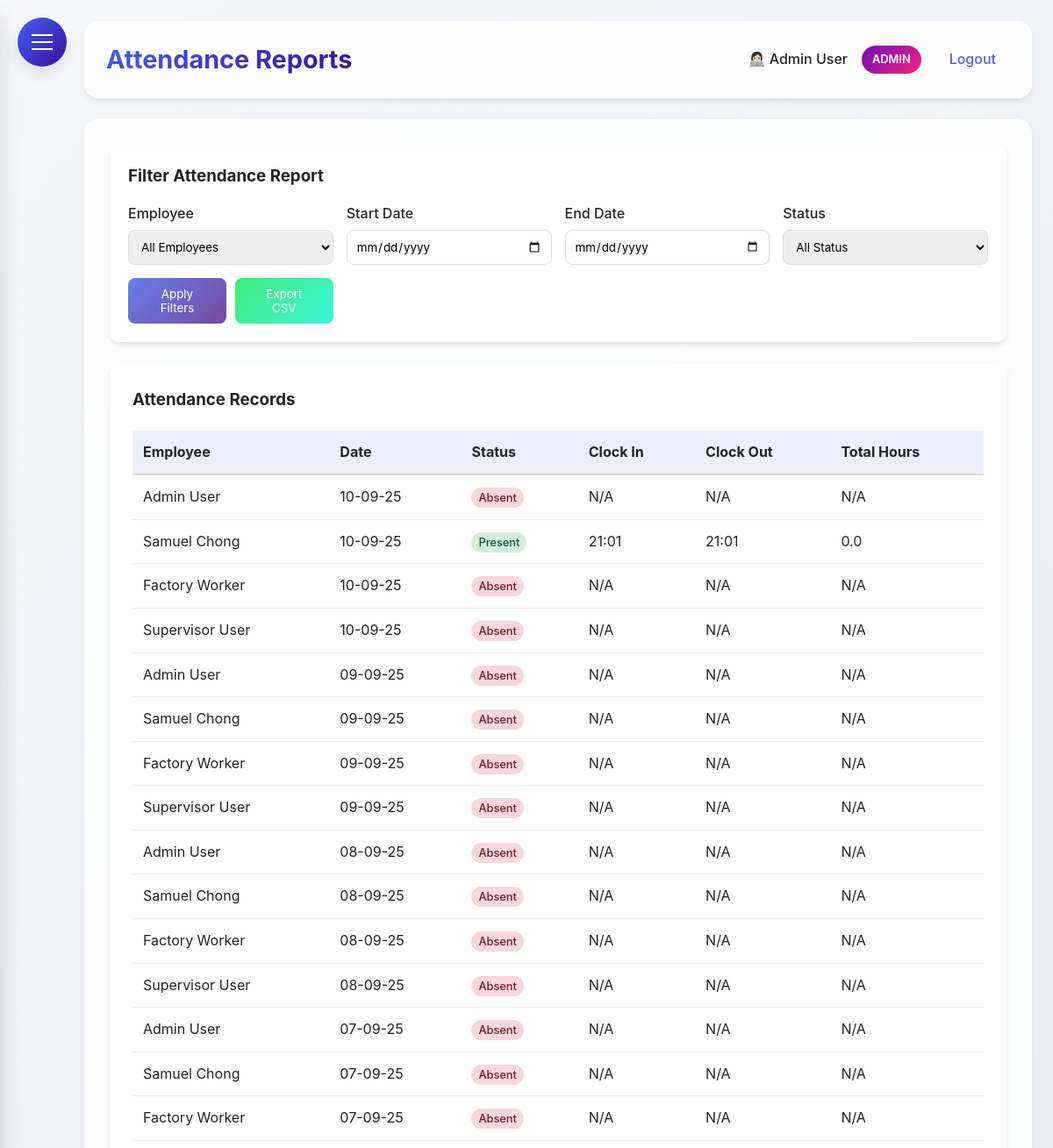
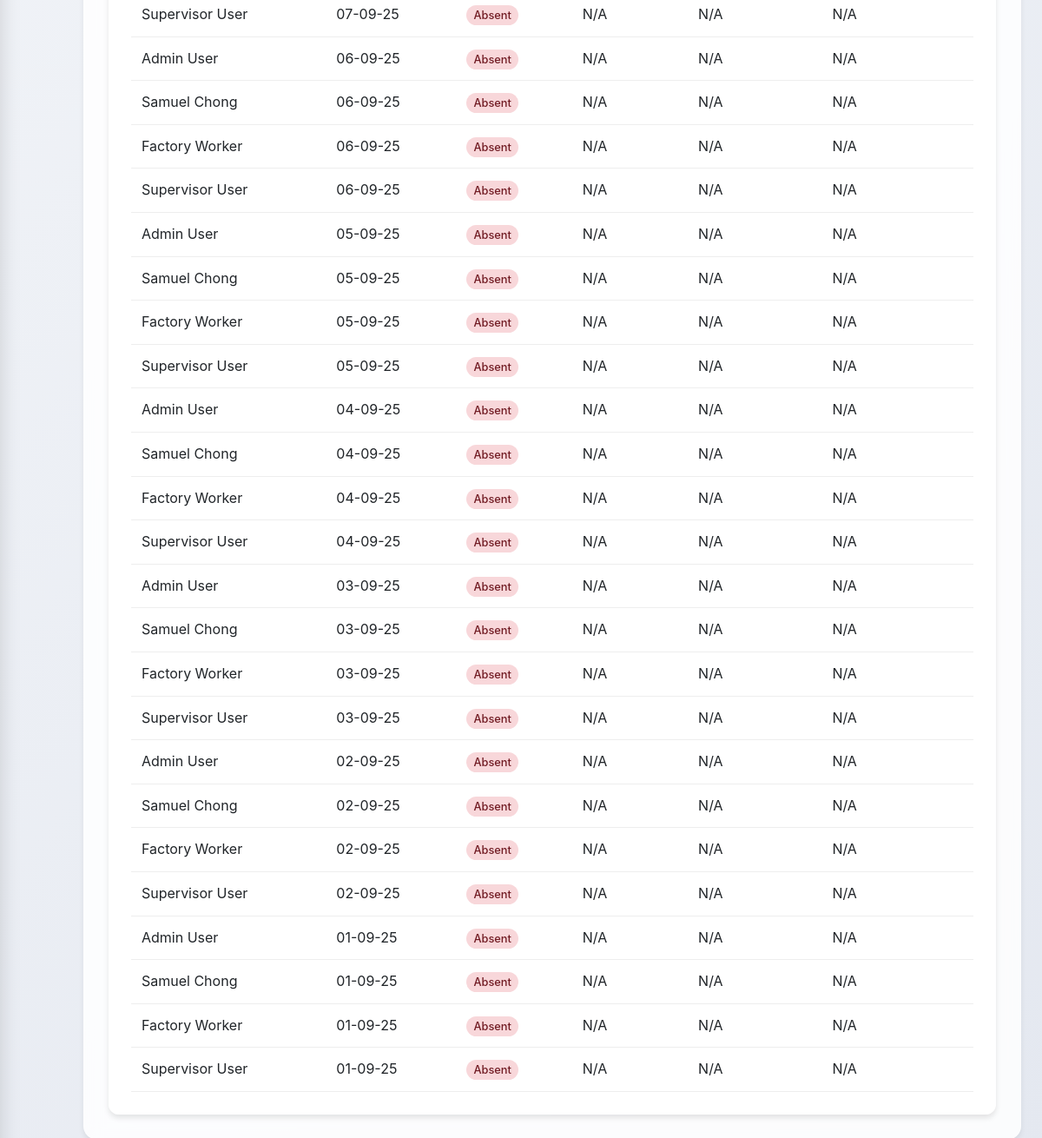
/reports (signed in), run on the app's committed database (2 pictures, top to bottom).
### HerculesSystem.py (models this page shows, shortened)
class Employee(UserMixin, db.Model):
    id = db.Column(db.Integer, primary_key=True)
    username = db.Column(db.String(80), unique=True, nullable=False)
    password = db.Column(db.String(120), nullable=False)
    full_name = db.Column(db.String(120), nullable=False)
    email = db.Column(db.String(120), unique=True, nullable=False)
    nationality = db.Column(db.String(80), nullable=False)
    employee_id = db.Column(db.String(80), unique=True, nullable=False)
    hire_date = db.Column(db.Date)
    is_admin = db.Column(db.Boolean, default=False)
    user_type = db.Column(db.String(20), default='employee')
    last_clock_in = db.Column(db.DateTime)
    last_clock_out = db.Column(db.DateTime)
    last_lunch_start = db.Column(db.DateTime)
    last_lunch_end = db.Column(db.DateTime)
    leave_balances = db.relationship('LeaveBalance', back_populates='employee', lazy=True)

class TimeTracking(db.Model):
    __tablename__ = 'time_tracking'
    id = db.Column(db.Integer, primary_key=True)
    employee_id = db.Column(db.Integer, db.ForeignKey('employee.id'), nullable=False)
    action_type = db.Column(db.String(20), nullable=False)  #clock_in, clock_out, lunch_start, lunch_end
    timestamp = db.Column(db.DateTime, nullable=True)
    latitude = db.Column(db.Float, nullable=True)
    longitude = db.Column(db.Float, nullable=True)
    address = db.Column(db.String(200), nullable=True)
    status = db.Column(db.String(20), nullable=True)    # in/out office
    ip_address = db.Column(db.String(45), nullable=True)
    employee = db.relationship('Employee', backref=db.backref('time_entries', lazy=True))

### HerculesSystem.py (the view)
@app.route('/reports')
@login_required
def reports():
    if current_user.user_type != 'admin':
        flash('You do not have permission to view reports.', 'danger')
        return redirect(url_for('dashboard'))
    employees = Employee.query.all()
    employee_id = request.args.get('employee_id')
    start_date_str = request.args.get('start_date')
    end_date_str = request.args.get('end_date')
    status_filter = request.args.get('status')
    start_date = datetime.strptime(start_date_str, '%d-%m-%y').date() if start_date_str else None
    end_date = datetime.strptime(end_date_str, '%d-%m-%y').date() if end_date_str else None
    if not start_date and not end_date:
        today = date.today()
        start_date = today.replace(day=1)
        end_date = today
    attendance_data = get_attendance_data(employee_id, start_date, end_date, status_filter)
    attendance_data.sort(key=lambda x: x['date'], reverse=True)
    return render_template('reports.html',
                         employees=employees,
                         attendance_records=attendance_data,
                         now=datetime.now())

### HerculesSystem.py (called while the page is built)
@app.after_request
def add_security_headers(response):
    response.headers['Permissions-Policy'] = 'geolocation=()'
    return response

@login_manager.user_loader
def load_user(user_id):
    return db.session.get(Employee, int(user_id))

@app.context_processor
def inject_now():
    return {'now': datetime.utcnow()}

@app.before_request
def before_request():
    if request.url.startswith('https://'):
        new_url = request.url.replace('https://', 'http://', 1)
        return redirect(new_url, code=301)

### templates/reports.html (shortened to what this page needs)
{% extends "base.html" %}
{% block content %}
<div class="dashboard-container">
    <div class="glass" style="padding: 20px; border-radius: 12px; margin-bottom: 25px;">
        <h3 style="margin-bottom: 15px;">Filter Attendance Report</h3>
        <form method="GET" action="{{ url_for('reports') }}">
            <div style="display: grid; grid-template-columns: repeat(auto-fit, minmax(200px, 1fr)); gap: 15px; align-items: end;">
                <div>
                    <label style="display: block; margin-bottom: 5px; font-weight: 500;">Employee</label>
                    <select name="employee_id" style="width: 100%; padding: 10px; border-radius: 8px; border: 1px solid #ddd;">
                        <option value="">All Employees</option>
                    </select>
                </div>
                <div>
                    <label style="display: block; margin-bottom: 5px; font-weight: 500;">Start Date</label>
                    <input type="date" name="start_date" value="{{ request.args.get('start_date', '') }}"
                           style="width: 100%; padding: 10px; border-radius: 8px; border: 1px solid #ddd;">
                </div>
                <div>
                    <label style="display: block; margin-bottom: 5px; font-weight: 500;">End Date</label>
                    <input type="date" name="end_date" value="{{ request.args.get('end_date', '') }}"
                           style="width: 100%; padding: 10px; border-radius: 8px; border: 1px solid #ddd;">
                </div>
                <div>
                    <label style="display: block; margin-bottom: 5px; font-weight: 500;">Status</label>
                    <select name="status" style="width: 100%; padding: 10px; border-radius: 8px; border: 1px solid #ddd;">
                        <option value="">All Status</option>
                    </select>
                </div>
                <div style="display: flex; gap: 10px;">
                    <button type="submit" style="background: linear-gradient(135deg, #667eea 0%, #764ba2 100%); color: white; padding: 10px 20px; border: none; border-radius: 8px; cursor: pointer; width: 100%;">
                        Apply Filters
                    </button>
                    <button type="button" onclick="exportAttendance()" style="background: linear-gradient(135deg, #43e97b 0%, #38f9d7 100%); color: white; padding: 10px 20px; border: none; border-radius: 8px; cursor: pointer; width: 100%;">
                        Export CSV
                    </button>
                </div>
            </div>
        </form>
    </div>
    <div class="glass" style="padding: 25px; border-radius: 12px;">
        <h3 style="margin-bottom: 20px;">Attendance Records</h3>
        {% if attendance_records %}
        <div style="overflow-x: auto;">
            <table style="width: 100%; border-collapse: collapse;">
                <thead>
                    <tr style="background: rgba(67, 97, 238, 0.1);">
                        <th style="padding: 12px; text-align: left; border-bottom: 2px solid #ddd;">Employee</th>
                        <th style="padding: 12px; text-align: left; border-bottom: 2px solid #ddd;">Date</th>
                        <th style="padding: 12px; text-align: left; border-bottom: 2px solid #ddd;">Status</th>
                        <th style="padding: 12px; text-align: left; border-bottom: 2px solid #ddd;">Clock In</th>
                        <th style="padding: 12px; text-align: left; border-bottom: 2px solid #ddd;">Clock Out</th>
                        <th style="padding: 12px; text-align: left; border-bottom: 2px solid #ddd;">Total Hours</th>
                    </tr>
                </thead>
                <tbody>
                    {% for record in attendance_records %}
                    <tr>
                        <td style="padding: 12px; border-bottom: 1px solid #eee;">{{ record.employee.full_name }}</td>
                        <td style="padding: 12px; border-bottom: 1px solid #eee;">{{ record.date.strftime('%d-%m-%y') }}</td>
                        <td style="padding: 12px; border-bottom: 1px solid #eee;">
                            <span style="
                                padding: 4px 8px;
                                border-radius: 12px;
                                font-size: 0.8rem;
                                font-weight: 500;
                                {% if record.status == 'present' %}background: #d4edda; color: #155724;
                                {% else %}background: #f8d7da; color: #721c24;
                                {% endif %}
                            ">
                                {{ record.status.title() }}
                            </span>
                        </td>
                        <td style="padding: 12px; border-bottom: 1px solid #eee;">{{ record.clock_in.strftime('%H:%M') if record.clock_in else 'N/A' }}</td>
                        <td style="padding: 12px; border-bottom: 1px solid #eee;">{{ record.clock_out.strftime('%H:%M') if record.clock_out else 'N/A' }}</td>
                        <td style="padding: 12px; border-bottom: 1px solid #eee;">{{ record.total_hours }}</td>
                    </tr>
                    {% endfor %}
                </tbody>
            </table>
        </div>
        {% else %}
        <p style="text-align: center; color: #666; padding: 40px;">No attendance records found for the selected filters.</p>
        {% endif %}
    </div>
</div>
{% endblock %}

### templates/base.html (shortened to what this page needs)
<!DOCTYPE html>
<html lang="en">
<head>
</head>
<body>
    <div class="hamburger-menu" id="hamburgerMenu">
        <span></span>
    </div>
    <div class="main-content" id="mainContent">
        <div class="header">
            <h1>{% block header %}Hercules HR{% endblock %}</h1>
            <div class="user-info">
                {% if current_user.is_authenticated %}
                <span>👩🏻‍💻 {{ current_user.full_name }}</span>
                {% if current_user.user_type == 'admin' %}
                <span class="admin-badge">ADMIN</span>
                {% endif %}
                <a href="{{ url_for('logout') }}">Logout</a>
                {% else %}
                <a href="{{ url_for('login') }}">Login</a>
                {% endif %}
            </div>
        </div>
        <div class="content">
            {% block content %}{% endblock %}
        </div>
    </div>
</body>
</html>

### templates/base.html (style rules this page uses)
:root { --primary: #4361ee; --secondary: #3a0ca3; --accent: #7209b7; --success: #4cc9f0; --danger: #f72585; --warning: #fca311; --info: #4895ef; --light: #f8f9fa; --dark: #212529; --gray: #6c757d; --gradient-primary: linear-gradient(135deg, #4361ee, #3a0ca3); --gradient-accent: linear-gradient(135deg, #7209b7, #f72585); --shadow-sm: 0 4px 6px rgba(0, 0, 0, 0.07); --shadow-md: 0 8px 15px rgba(0, 0, 0, 0.1); --shadow-lg: 0 15px 25px rgba(0, 0, 0, 0.15); --border-radius: 12px; --border-radius-lg: 16px; --border-radius-xl: 20px; --sidebar-radius: 20px; }
* { margin: 0; padding: 0; box-sizing: border-box; font-family: 'Inter', 'Segoe UI', system-ui, -apple-system, sans-serif; }
body { display: flex; min-height: 100vh; background: linear-gradient(135deg, #f5f7fa 0%, #e4e8f0 100%); color: var(--dark); line-height: 1.6; }
.glass { background: rgba(255, 255, 255, 0.85); backdrop-filter: blur(10px); border-radius: var(--border-radius); border: 1px solid rgba(255, 255, 255, 0.2); box-shadow: var(--shadow-sm); }
.hamburger-menu { position: fixed; top: 20px; left: 20px; z-index: 1000; cursor: pointer; background: var(--gradient-primary); border-radius: 50%; width: 56px; height: 56px; display: flex; align-items: center; justify-content: center; box-shadow: var(--shadow-md); transition: all 0.3s ease; }
.hamburger-menu span { display: block; width: 24px; height: 2px; background: #fff; position: relative; transition: all 0.3s cubic-bezier(0.4, 0, 0.2, 1); }
.hamburger-menu span:before, .hamburger-menu span:after { content: ''; position: absolute; width: 24px; height: 2px; background: #fff; transition: all 0.3s cubic-bezier(0.4, 0, 0.2, 1); }
.hamburger-menu span:before { top: -8px; }
.hamburger-menu span:after { top: 8px; }
.main-content { flex: 1; padding: 24px; margin-left: 0; transition: margin-left 0.3s cubic-bezier(0.4, 0, 0.2, 1); padding-left: 96px; }
.header { background: rgba(255, 255, 255, 0.9); backdrop-filter: blur(10px); padding: 20px 24px; border-radius: var(--border-radius-lg); box-shadow: var(--shadow-sm); display: flex; justify-content: space-between; align-items: center; margin-bottom: 24px; border: 1px solid rgba(255, 255, 255, 0.2); }
.header h1 { font-size: 1.8rem; font-weight: 700; background: var(--gradient-primary); -webkit-background-clip: text; background-clip: text; color: transparent; }
.user-info { display: flex; align-items: center; gap: 16px; }
.user-info span { color: var(--dark); font-weight: 500; }
.user-info .admin-badge { background: var(--gradient-accent); color: white; padding: 6px 12px; border-radius: 20px; font-size: 0.8rem; font-weight: 600; }
.user-info a { color: var(--primary); text-decoration: none; font-weight: 500; transition: all 0.2s ease; padding: 8px 16px; border-radius: 8px; }
.content { background: rgba(255, 255, 255, 0.85); backdrop-filter: blur(10px); padding: 28px; border-radius: var(--border-radius-lg); box-shadow: var(--shadow-sm); border: 1px solid rgba(255, 255, 255, 0.2); }
.content { animation: fadeIn 0.4s ease-out; }

### templates/reports.html (style rules this page uses)
.glass { background: rgba(255, 255, 255, 0.8); backdrop-filter: blur(10px); box-shadow: 0 4px 6px rgba(0, 0, 0, 0.1); }

### data on the page
Employee: full_name "Admin User", employee.full_name "Admin User" "Admin User" "Admin User" "Admin User" "Admin User" "Admin User" "Admin User" "Admin User" "Admin User" "Admin User"
Employee: employee.full_name "Samuel Chong" "Samuel Chong" "Samuel Chong" "Samuel Chong" "Samuel Chong" "Samuel Chong" "Samuel Chong" "Samuel Chong" "Samuel Chong" "Samuel Chong"
TimeTracking: clock_in "21:01"
TimeTracking: clock_out "21:01"
Employee: employee.full_name "Factory Worker" "Factory Worker" "Factory Worker" "Factory Worker" "Factory Worker" "Factory Worker" "Factory Worker" "Factory Worker" "Factory Worker" "Factory Worker"
Employee: employee.full_name "Supervisor User" "Supervisor User" "Supervisor User" "Supervisor User" "Supervisor User" "Supervisor User" "Supervisor User" "Supervisor User" "Supervisor User" "Supervisor User"

### other printed values
{{ record.date.strftime('%d-%m-%y') }} "10-09-25" "10-09-25" "10-09-25" "10-09-25" "09-09-25" "09-09-25" "09-09-25" "09-09-25" "08-09-25" "08-09-25" "08-09-25" "08-09-25" "07-09-25" "07-09-25" "07-09-25" "07-09-25" "06-09-25" "06-09-25" "06-09-25" "06-09-25" "05-09-25" "05-09-25" "05-09-25" "05-09-25" "04-09-25" "04-09-25" "04-09-25" "04-09-25" "03-09-25" "03-09-25" "03-09-25" "03-09-25" "02-09-25" "02-09-25" "02-09-25" "02-09-25" "01-09-25" "01-09-25" "01-09-25" "01-09-25"
{{ record.status.title() }} "Absent" "Present" "Absent" "Absent" "Absent" "Absent" "Absent" "Absent" "Absent" "Absent" "Absent" "Absent" "Absent" "Absent" "Absent" "Absent" "Absent" "Absent" "Absent" "Absent" "Absent" "Absent" "Absent" "Absent" "Absent" "Absent" "Absent" "Absent" "Absent" "Absent" "Absent" "Absent" "Absent" "Absent" "Absent" "Absent" "Absent" "Absent" "Absent" "Absent"
{{ record.clock_in.strftime('%H:%M') if record.clock_in else 'N/A' }} "N/A" "N/A" "N/A" "N/A" "N/A" "N/A" "N/A" "N/A" "N/A" "N/A" "N/A" "N/A" "N/A" "N/A" "N/A" "N/A" "N/A" "N/A" "N/A" "N/A" "N/A" "N/A" "N/A" "N/A" "N/A" "N/A" "N/A" "N/A" "N/A" "N/A" "N/A" "N/A" "N/A" "N/A" "N/A" "N/A" "N/A" "N/A" "N/A"
{{ record.clock_out.strftime('%H:%M') if record.clock_out else 'N/A' }} "N/A" "N/A" "N/A" "N/A" "N/A" "N/A" "N/A" "N/A" "N/A" "N/A" "N/A" "N/A" "N/A" "N/A" "N/A" "N/A" "N/A" "N/A" "N/A" "N/A" "N/A" "N/A" "N/A" "N/A" "N/A" "N/A" "N/A" "N/A" "N/A" "N/A" "N/A" "N/A" "N/A" "N/A" "N/A" "N/A" "N/A" "N/A" "N/A"
{{ record.total_hours }} "N/A" "0.0" "N/A" "N/A" "N/A" "N/A" "N/A" "N/A" "N/A" "N/A" "N/A" "N/A" "N/A" "N/A" "N/A" "N/A" "N/A" "N/A" "N/A" "N/A" "N/A" "N/A" "N/A" "N/A" "N/A" "N/A" "N/A" "N/A" "N/A" "N/A" "N/A" "N/A" "N/A" "N/A" "N/A" "N/A" "N/A" "N/A" "N/A" "N/A"
